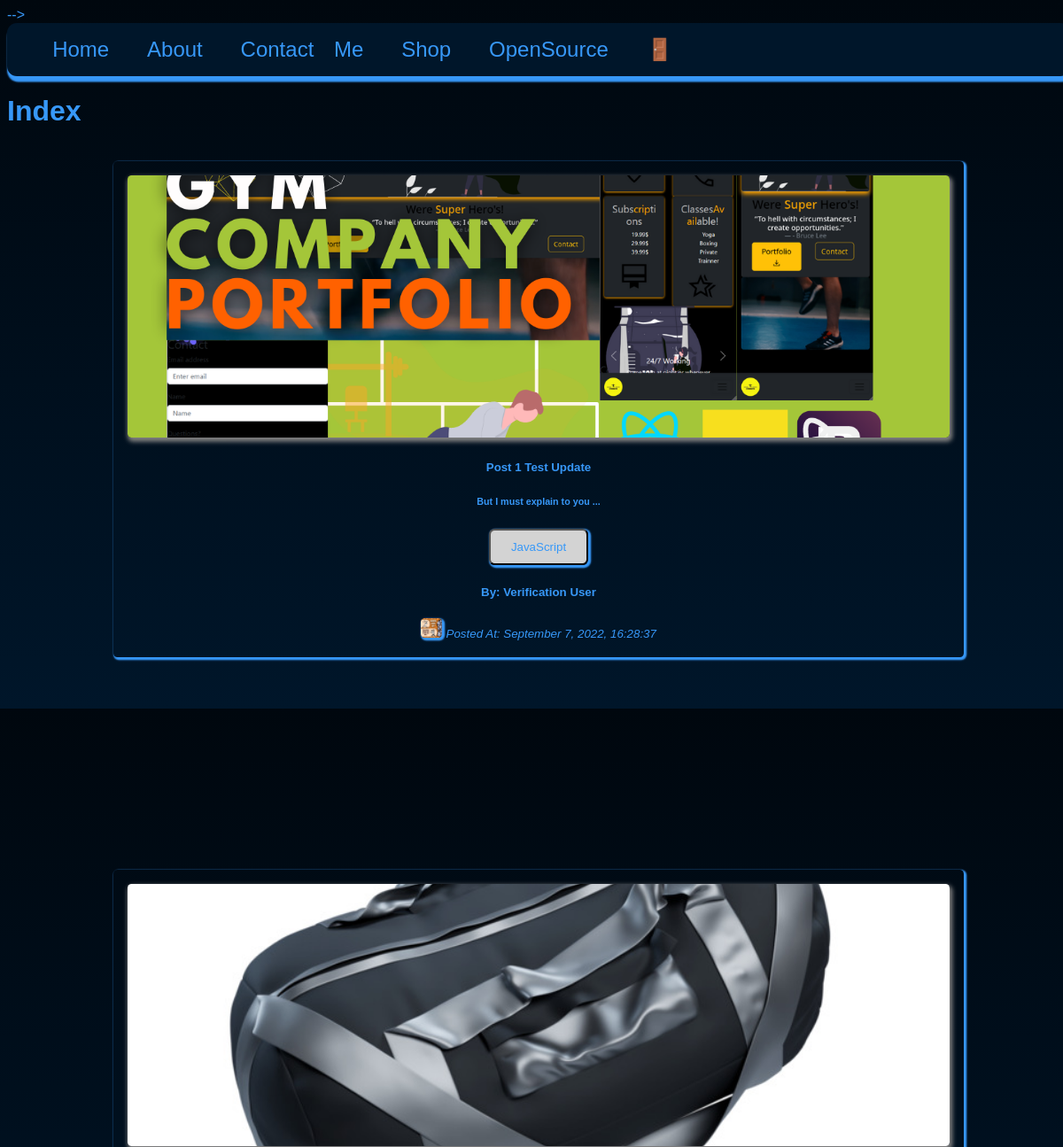
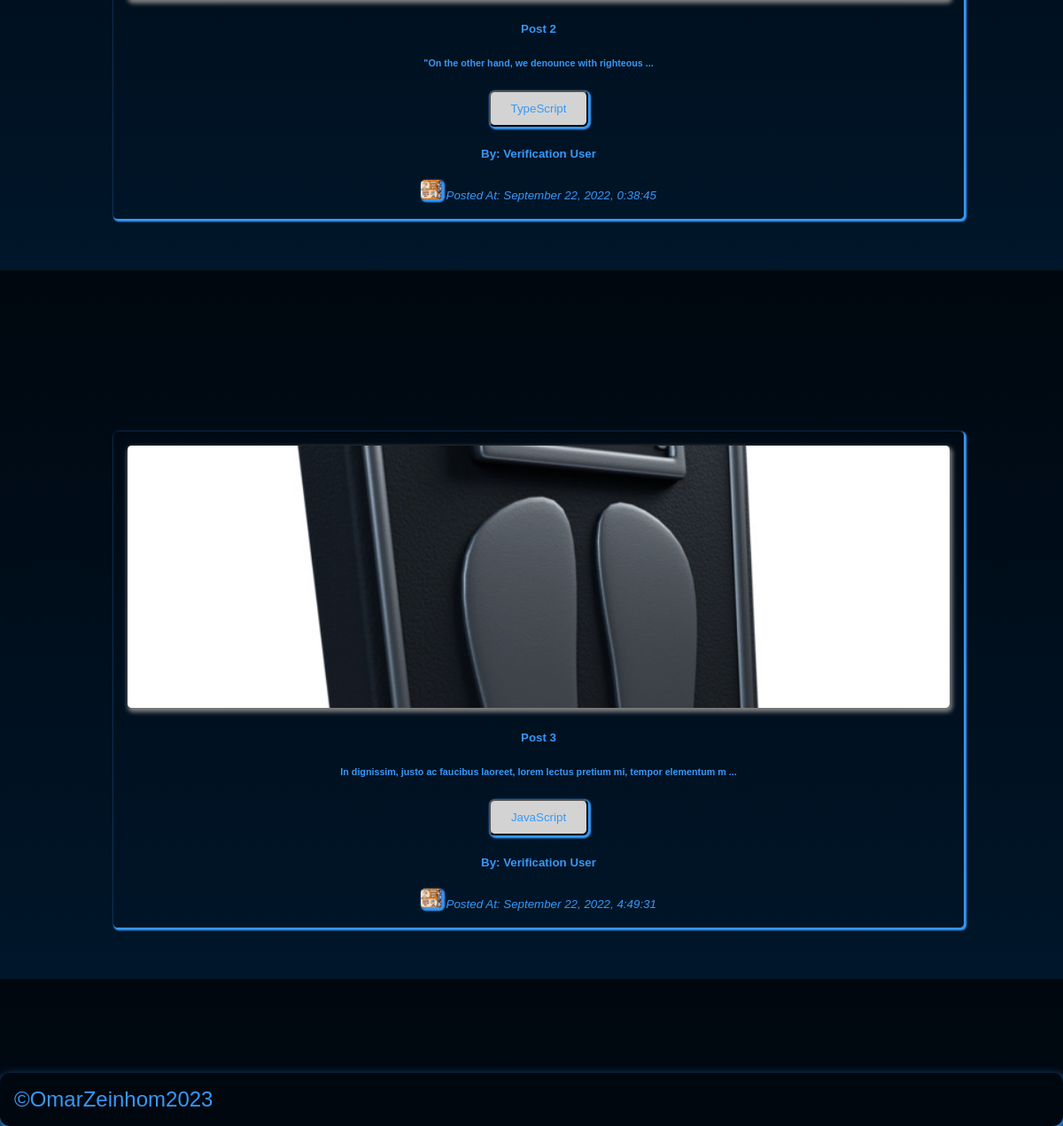
Before: / with the older database file (2 pictures, top to bottom).
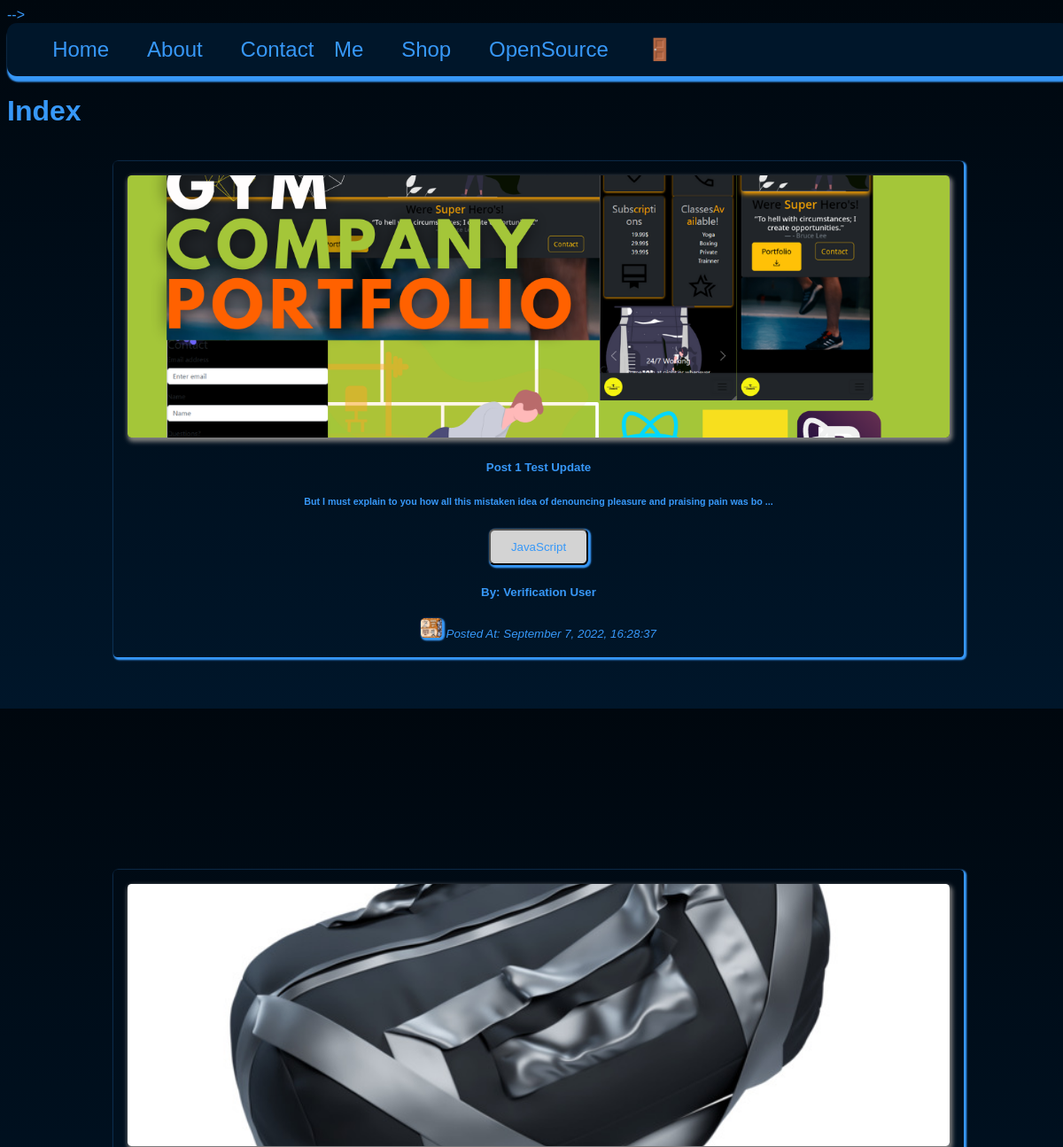
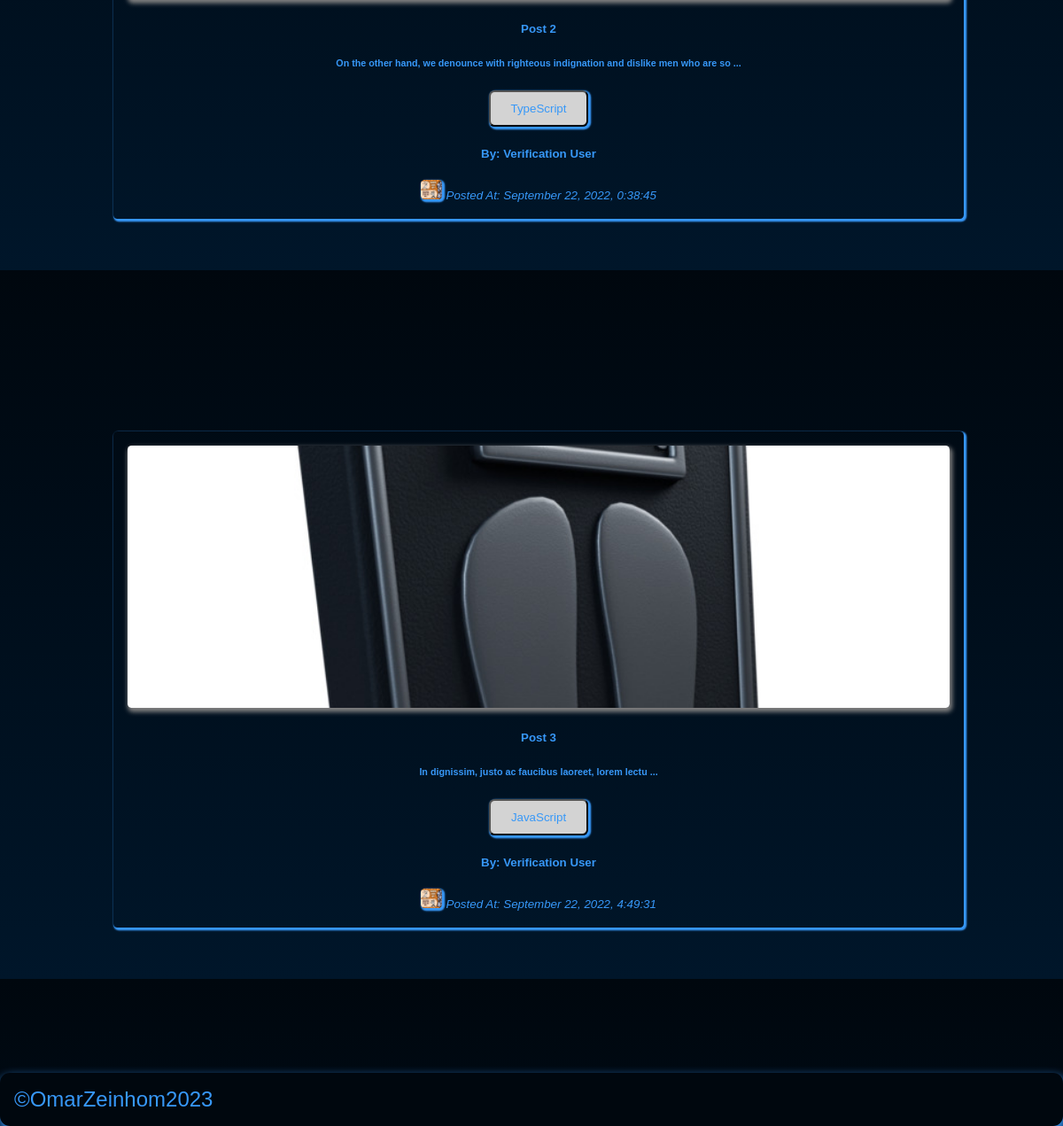
After: the same page with the newer database file (2 pictures, top to bottom).
### tables this page shows
CREATE TABLE `posts` (
  `id` int(11) UNSIGNED NOT NULL,
  `title` varchar(255) NOT NULL,
  `body` text NOT NULL,
  `thumbnail` varchar(255) NOT NULL,
  `date_time` timestamp NOT NULL DEFAULT current_timestamp(),
  `category_id` int(11) UNSIGNED DEFAULT NULL,
  `author_id` int(11) UNSIGNED NOT NULL,
  `is_featured` tinyint(1) NOT NULL
);

CREATE TABLE `categories` (
  `id` int(11) UNSIGNED NOT NULL,
  `title` varchar(50) NOT NULL,
  `description` text NOT NULL
);

CREATE TABLE `users` (
  `id` int(11) UNSIGNED NOT NULL,
  `firstname` varchar(50) NOT NULL,
  `lastname` varchar(50) NOT NULL,
  `username` varchar(50) NOT NULL,
  `email` varchar(100) NOT NULL,
  `password` varchar(255) NOT NULL,
  `avatar` varchar(255) NOT NULL,
  `is_admin` tinyint(1) NOT NULL
);

### partials/homeposts/homeposts.php (the view, shortened to what this page needs)
<?php
$posts_result =  mysqli_query($connect__db, $query);
?>
<?php if (mysqli_num_rows($posts_result) >= 1) : ?>
    <?php while ($single_post = mysqli_fetch_assoc($posts_result)) : ?>
        <div class="app__col">
            <div class="app__card" id="appCardId">
                <div class="app__card-header">
                    <div class="app__card-img-shadow">
                        <a href="<?= HOME_URL ?>single-post.php?id=<?= $single_post['id'] ?>">
                            <img src="<?= HOME_URL . 'images/' . $single_post['thumbnail'] ?>" class="app__card-img" alt="admin_post_thumbnail" loading="lazy" />
                        </a>
                    </div>
                    <h5 id="postsTitle"> <a href="<?= HOME_URL ?>single-post.php?id=<?= $single_post['id'] ?>">
                            <?= $single_post['title']; ?>
                        </a>
                    </h5>
                    <h6 class="app__td" id="postsBody" maxlength="100">
                        <?= substr($single_post['body'], 0, 100)  . " ..."; ?>
                    </h6>
                </div>
                <div class="app__card-footer">
                    <?php
                    $category_id = $single_post['category_id'];
                    $category_query = "SELECT * FROM categories WHERE id=$category_id";
                    $category_result = mysqli_query($connect__db, $category_query);
                    $category = mysqli_fetch_assoc($category_result);
                    $category_title = $category['title'];
                    ?>
                    <button class="btn__sm">
                        <a href="<?= HOME_URL ?>category-posts.php?id=<?= $category['id'] ?>">
                            <?= $category_title ?? null; ?>
                        </a>
                    </button>
                    <div class="app__card-author">
                        <?php
                        $author_id = $single_post['author_id'];
                        $author_query = "SELECT * FROM users WHERE id=$author_id";
                        $author_result = mysqli_query($connect__db, $author_query);
                        $author = mysqli_fetch_assoc($author_result);
                        ?>
                        <strong>
                            <h5>
                                By: <?= "{$author['firstname']} {$author['lastname']}"; ?>
                            </h5>
                            <img src="./images/<?= $author['avatar'] ?>" class="app__nav-avatar" />
                        </strong>
                        <small>
                            <em>
                                Posted At: <?= date("F j, Y, G:i:s ", strtotime($single_post['date_time'])) ?>
                            </em>
                        </small>
                    </div>
                </div>
            </div>
        </div>
    <?php endwhile; ?>
<?php endif; ?>

### partials/header/header.php (shortened to what this page needs)
<!DOCTYPE html>
<html lang="en">
<head>
    <link rel='stylesheet' href='global/styles/css/main.css'>
<body>

### partials/nav/nav.php (shortened to what this page needs)
<nav class='app__nav' id="app__main-nav">
    <ul class='app__nav-items'>
        <li class='app__nav-item active'><a href="<?= HOME_URL ?>home.php" class="app__nav-link">Home</a></li>
        <li class='app__nav-item'><a href='<?= HOME_URL ?>about.php' class="app__nav-link">About</a></li>
        <li class='app__nav-item'><a href='<?= HOME_URL ?>contact.php' class="app__nav-link">Contact Me</a></li>
        <li class='app__nav-item'><a href='<?= HOME_URL ?>shop.php' class="app__nav-link">Shop</a></li>
        <li class='app__nav-item'><a href='<?= HOME_URL ?>opensource.php' class="app__nav-link">OpenSource</a></li>
        <?php if (isset($_SESSION['user-id'])) : ?>
        <a href="<?= ADMIN_URL ?>" class="app__nav-link">
            <img alt="<?= $avatar['firstname'] ?>" class="app__nav-avatar" loading="lazy"
                src="<?= HOME_URL . 'images/' . $avatar['avatar'] ?>" />
            <small><?= $avatar['firstname'] ?></small>
        </a>
        <li class='app__nav-item'><a href="<?= HOME_URL ?>logout.php" class="app__nav-link">🧧Logout</a>
            <?php else : ?>
        <li class='app__nav-item'><a href="<?= HOME_URL ?>login.php" class="app__nav-link">🚪</a></li>
        <?php endif; ?>
    </ul>
</nav>

### index.php (shortened to what this page needs)
<?php
$page__title = 'Index';
include('./partials/header/header.php');
include('./partials/nav/nav.php');
$query = "SELECT * FROM posts";
?>
<h1><?php echo "$page__title" ?> </h1>
<?php include('./partials/homeposts/homeposts.php'); ?>
<?php
include('./partials/footer/footer.php');
?>

### partials/footer/footer.php
<footer class="app__footer">
    <small class="app__footer-small">
        ©OmarZeinhom2023
    </small>
</footer>
</body>
</html>

### global/styles/css/main.css (style rules this page uses)
.app__nav { width: 100%; top: 0; background-color: var(--color-dark-navyblue); background-image: var(--color-pearl-black); word-spacing: 1rem; box-shadow: 0.1rem 0.3rem 0.1rem 0.1rem var(--color-primary); border-radius: 0.7rem; overflow: hidden; }
.app__nav-items { list-style: none; width: 100%; }
.app__nav-item { display: inline-block; font-size: 1.5rem; }
.app__nav-link { font-size: 1.5rem; text-decoration: none; transition: 0.3s all ease-in-out; padding: 0.4rem 0.7rem; color: var(--color-primary); }
.app__nav-avatar { border-radius: 0.28rem; max-width: 1.5rem; max-height: 1.4rem; width: 100%; height: 100%; -o-object-fit: cover; object-fit: cover; background-color: black; box-shadow: 0.1rem 0.1rem 0.1rem 0.1rem var(--color-primary); }
* { box-sizing: border-box; }
.app__footer { margin-top: auto; width: 100%; background-color: var(--color-blackpearl); padding: 1rem 4rem 1rem 1rem; box-shadow: 0.7rem 0.4rem 5rem 0.1rem var(--color-primary); width: 100%; max-width: 100%; border-radius: 0.4rem; word-spacing: 1rem; border-radius: 0.7rem; overflow: hidden; display: block; }
.app__footer-small { font-size: 1.5rem; }
.app__col { width: 100%; height: 100%; padding: 1rem 10rem 10rem 10rem; justify-content: center; display: grid; grid-template-columns: 1fr; }
.app__card-img { width: 100%; height: 100%; max-height: 37vh; max-width: 100vw; min-height: 20vh; min-width: 70vw; border-radius: 0.28rem; -o-object-fit: cover; object-fit: cover; box-shadow: 0.1rem 0.2rem 0.3rem 0.1rem gray; }
.app__card { box-shadow: 0.1rem 0.1rem 0.1rem 0.1rem var(--color-primary); border-radius: 0.28rem; width: 100%; height: 100%; padding: 1rem 1rem 1rem 1rem; max-height: 70vh; max-width: 90vw; min-height: 40vh; min-width: 80vw; }
.app__card-header { text-align: center; font-size: 1rem; }
.app__card-footer { justify-content: center; text-align: center; width: 100%; }
:root { --color-primary: #3798f8; --color-primary-dark: #002950; --color-secondary: #553d62; --color-dark-charchoal: #2b4353; --color-black: black; --color-medium-gray: #7d8184; --color-dark-gray: #5e6164; --color-darkest-gray: #111111; --color-light-gray: #a9a9a9; --color-lightest-gray: #d3d3d3; --color-dark-pearl: #00070e; --color-dark-navyblue: #00162a; --color-white: #ffffff; --color-red: #700000; --transition-slow: all 3s ease-in-out; --transition-medium: all 1.5s ease-in-out; --transition-fast: all 0.3s ease-in-out; --background-light: linear-gradient( to left var(--color-lightest-gray), var(--color-white) ); --background-dark: linear-gradient( to left var(--color-dark-pearl), var(--color-white) ); }
html { background: linear-gradient(var(--color-dark-pearl), var(--color-dark-navyblue)); background-repeat: repeat; width: 100%; height: 100%; font-family: Arial, Helvetica, sans-serif; }
body { font-family: Arial, Helvetica, sans-serif; color: var(--color-primary); background-repeat: repeat; width: 100%; height: 100%; }
h1, h2, h3, h4, h5, h6 { font-family: Arial, Helvetica, sans-serif; }
a { text-decoration: none; color: #3798f8; transition: 0.3s all ease-in-out; }
.btn__sm { border-radius: 0.4rem; padding: 0.7rem 1rem 0.7rem 1rem; width: 100%; max-width: 7rem; max-height: 4rem; min-height: 2rem; min-width: 2rem; box-shadow: 0.1rem 0.1rem 0.1rem 0.1rem var(--color-primary); background: var(--color-lightest-gray); transition: var(--transition-fast); }
.app__footer { position: fixed; left: 0; bottom: 0; width: 100%; background-color: var(--color-dark-pearl); background-image: var(--color-dark-pearl); padding: 1rem 4rem 1rem 1rem; box-shadow: 0.1rem 0.4rem 0.7rem 0.1rem var(--color-primary); word-spacing: 1rem; border-radius: 0.7rem; overflow: hidden; }

Changed rows visible on the page:
changed posts "Post 1 Test Update": body "But I must explain to you" → "But I must explain to you how all this mistaken idea of denouncing pleasure and praising pain was bo"
changed posts "Post 2": body "\"On the other hand, we denounce with righteous" → "On the other hand, we denounce with righteous indignation and dislike men who are so"
changed posts "Post 3": body "In dignissim, justo ac faucibus laoreet, lorem lectus pretium mi, tempor elementum m" → "In dignissim, justo ac faucibus laoreet, lorem lectu"
